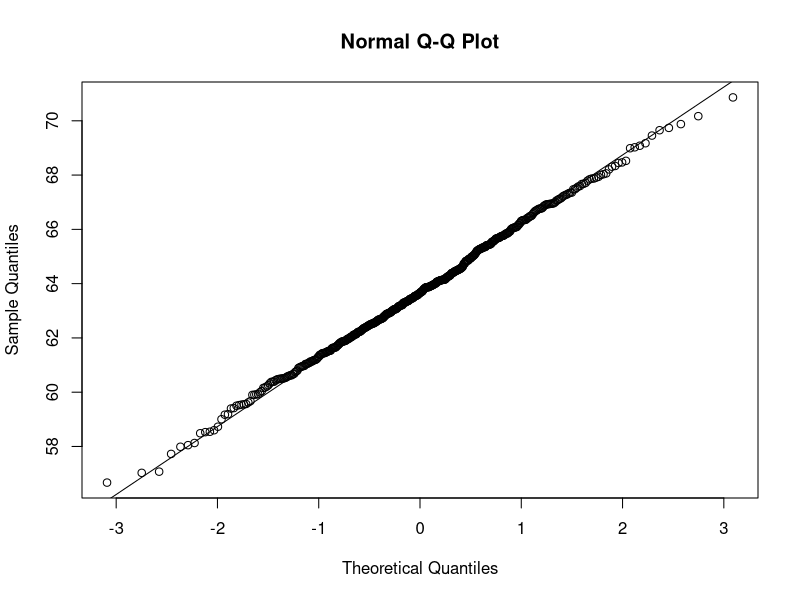
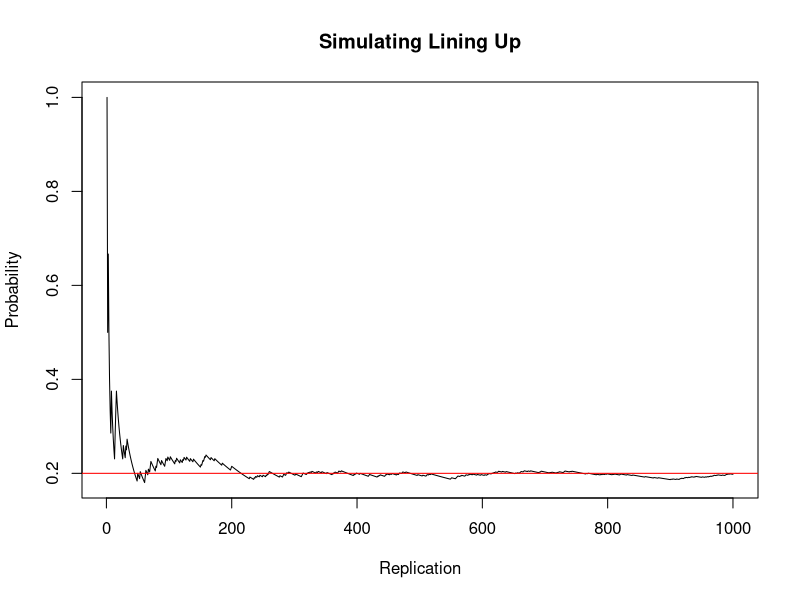

These charts were generated, in order, by the following R code:
## ---- chunk 1
set.seed(100)
## ---- chunk 2
five_each_1 <- function() {
  s <- sample(1:6, 30, replace = T)
  for (i in 1:6) {
    if (sum(s == i) < 3) {
      return(F)
    }
  }
  return(T)
}
mean(replicate(10000, five_each_1()))
## ---- chunk 3
## [1] 0.4702
## ---- chunk 4
s <- sample(1:6, 30, replace = T)
tabulate(s)
## [1] 5 4 3 5 9 4
five_each_2 <- function() {
  all(tabulate(sample(1:6, 30, replace = T)) >= 3)
}

mean(replicate(10000, five_each_2()))
## ---- chunk 5
## [1] 0.4717
## ---- chunk 6
dbinom(8, size = 12, prob = 0.71)
## ---- chunk 7
## [1] 0.226081
## ---- chunk 8
1 - pbinom(2, size = 9, prob = 0.08)
## ---- chunk 9
## [1] 0.02979319
## ---- chunk 10
## [1] 0.02979319
## ---- chunk 11
## [1] 0.2877397
## ---- chunk 12
1 - pnorm(72, mean = 63.6, sd = 2.5)
## ---- chunk 13
## [1] 0.0003897124
## ---- chunk 14
s <- rnorm(500, mean = 63.6, sd = 2.5)
qqnorm(s)
qqline(s)
## ---- chunk 15
dgeom(4, prob = 1/8)
## ---- chunk 16
## [1] 0.07327271
## ---- chunk 17
pgeom(4, prob = 1/8) - pgeom(1, prob = 1/8)
## ---- chunk 18
## [1] 0.2527161
## ---- chunk 19
set.seed(123)
p <- 1/8
(approx <- mean(rgeom(1000, prob = p)))
## ---- chunk 20
## [1] 7.202
## ---- chunk 21
abs(approx - (1-p)/p)
## ---- chunk 22
## [1] 0.202
## ---- chunk 23
set.seed(100)
sim_line <- function() {
  line <- sample(LETTERS[1:10])
  pos_a <- which(line == "A")
  pos_b <- which(line == "B")
  abs(pos_a - pos_b) == 1
}

r <- replicate(10^3, sim_line())
running <- cumsum(r) / seq_along(r)

plot(seq_along(r), running, type = "l", main = "Simulating Lining Up",
     xlab = "Replication", ylab = "Probability")
p <- 1/5
abline(p, 0, col="red")
